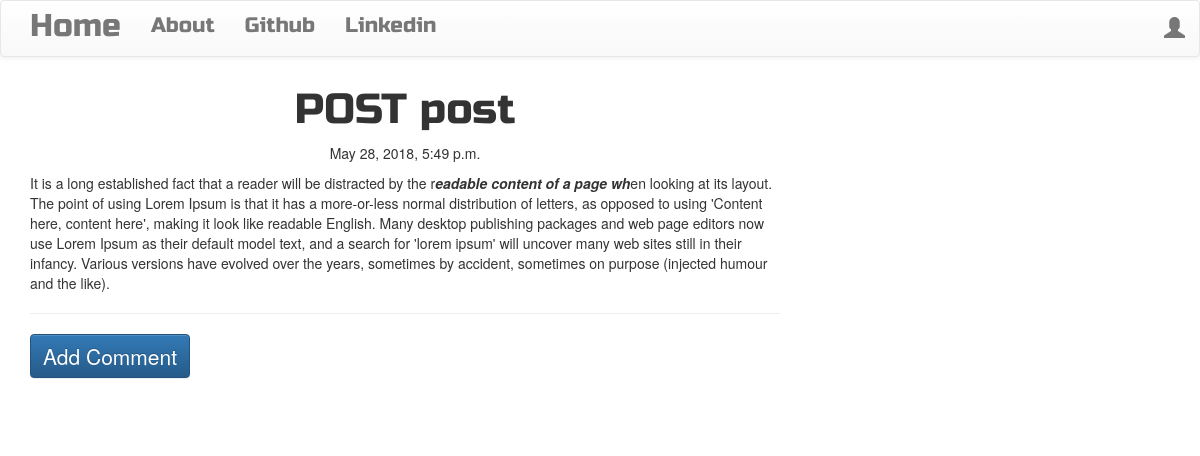
The app's page /post/4/ with its own data.
### blog/models.py (models this page shows, shortened)
class Post(models.Model):
    author = models.ForeignKey('auth.User', on_delete=models.CASCADE)
    title = models.CharField(max_length=200)
    text = models.TextField()
    create_date = models.DateTimeField(default=timezone.now)
    published_date = models.DateTimeField(blank=True, null=True)

### blog/views.py (the view)
# urls.py: re_path('post/(?P<pk>\d+)/', views.PostDetailView.as_view(), name='post_detail'),
class PostDetailView(DetailView):
    model = Post

### blog/templates/blog/post_detail.html (shortened to what this page needs)
{% extends 'blog/base.html' %}
{% block content %}
    <h1 class="posttitle loader">{{ post.title }}</h1>
    {% if post.published_date %}
        <div class="date postdate">
            {{ post.published_date }}
        </div>
    {% else %}
        <a class="btn btn-default" href="{% url 'post_publish' pk=post.pk %}">Publish</a>
    {% endif %}
    <p class="postcontent">{{ post.text|safe|linebreaksbr }}</p>
    <hr>
   </p> <a class="btn btn-primary btn-comment" href="{% url 'add_comment_to_post' pk=post.pk %}">Add Comment</a></p>
    <div class="container">
        {% for comment in post.comments.all %}
            <br>
            {% empty %}
            <p>No Comment</p>
        {% endfor %}
    </div>
{% endblock %}

### blog/static/css/blog.css (style rules this page uses)
.postdate { text-align: center; }
.posttitle { font-family: 'Russo One', sans-serif; font-size: 3em; text-align: center; }
.postcontent { font-family: montserrat; font-size: 1.5em; }
.btn-comment { position: relative; font-size: 1.5em; }
.loader { filter:hue-rotate(0deg); color:linear-gradient(45deg,#0f8,#08f); animation:hue 10000ms infinite linear; }

### records on screen
Post: title "POST post", published_date "May 28, 2018, 5:49 p.m.", text "It is a long established fact that a reader will be distracted by the r eadable content of a page wh en looking at its layout. The point of using Lorem Ipsum is that it has a more-or-less normal distribution of letters, as opposed to using 'Content here, content here', making it look like readable English. Many desktop publishing packages and web page editors now use Lorem Ipsum as their default model text, and a search for 'lorem ipsum' will uncover many web sites still in their infancy. Various versions have evolved over the years, sometimes by accident, sometimes on purpose (injected humour and the like)."
